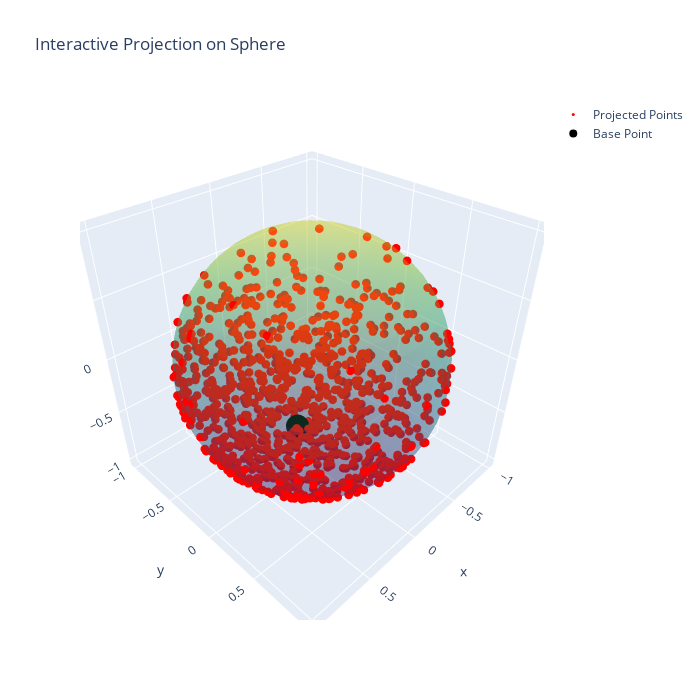

The cell this chart's notebook holds for it:
### Markdown cell above
# LAND on Sphere manifold with higher covariance (=0.49)

### Code cell
sigma = 0.7
dim = 3
sphere = PymanoptSphereManifold(dim)
mean = sphere.random_point()
axis = get_axis(mean, dim)
data = np.random.multivariate_normal(np.zeros(dim - 1), sigma**2 * np.eye(dim - 1), size=1000)
tangent_vectors = data@axis
projected_points = np.array([sphere.exp(mean, t) for t in tangent_vectors])

plot_projected_sphere(mean, projected_points)

print(f'mean: {mean}')
print(f'Sigma: {sigma**2 * np.eye(dim - 1)}')

mus, opt_cov = mle_manifold(projected_points, sphere, 300, 0.02, 0.01)
opt_mu = mus[-1]
print(f'optimal mean: {opt_mu}')
print(f'optimal covariance: {opt_cov}')

plot_mean(mean, np.array(mus))
plot_mean_and_points(mean, np.array(mus), projected_points)

### Figure 1 — Plotly figure (JSON) as saved in the notebook; plotly's stock layout.template omitted (floating-point values rounded to 4 significant figures; data arrays with more than 128 entries replaced by an {"elided": "..."} marker saying what was removed)
{"data": [{"colorscale": [[0, "#440154"], [0.1111, "#482878"], [0.2222, "#3e4989"], [0.3333, "#31688e"], [0.4444, "#26828e"], [0.5556, "#1f9e89"], [0.6667, "#35b779"], [0.7778, "#6ece58"], [0.8889, "#b5de2b"], [1, "#fde725"]], "opacity": 0.3, "showscale": false, "type": "surface", "x": {"elided": "50x25 float values"}, "y": {"elided": "50x25 float values"}, "z": {"elided": "50x25 float values"}}, {"marker": {"color": "red", "size": 3}, "mode": "markers", "name": "Projected Points", "type": "scatter3d", "x": {"elided": "1000 float values"}, "y": {"elided": "1000 float values"}, "z": {"elided": "1000 float values"}}, {"marker": {"color": "black", "size": 8}, "mode": "markers", "name": "Base Point", "type": "scatter3d", "x": [-0.1466], "y": [-0.3285], "z": [-0.9331]}], "layout": {"height": 700, "scene": {"aspectmode": "cube"}, "title": {"text": "Interactive Projection on Sphere"}, "width": 700}}
